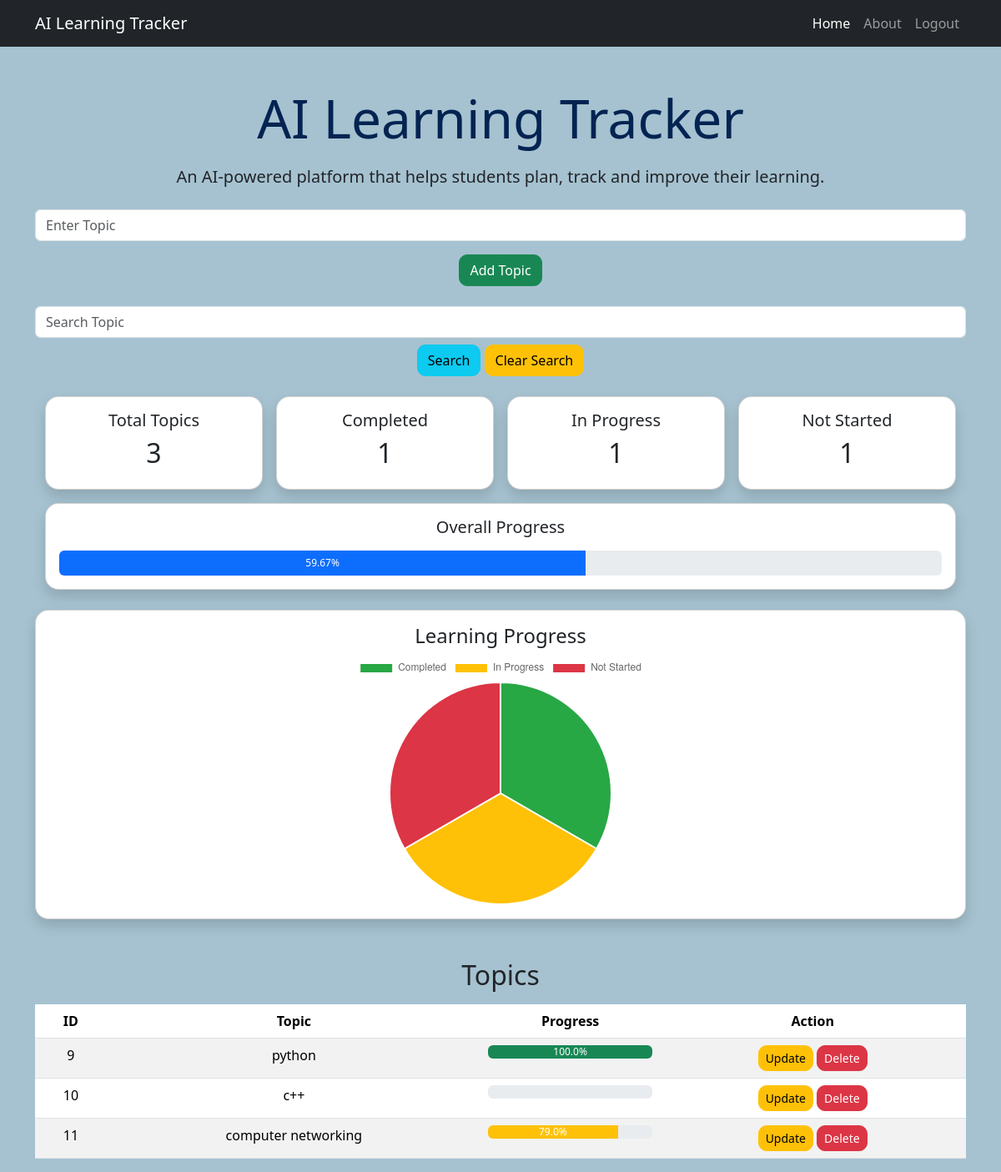
/ (signed in), run on an earlier commit of the app's database.
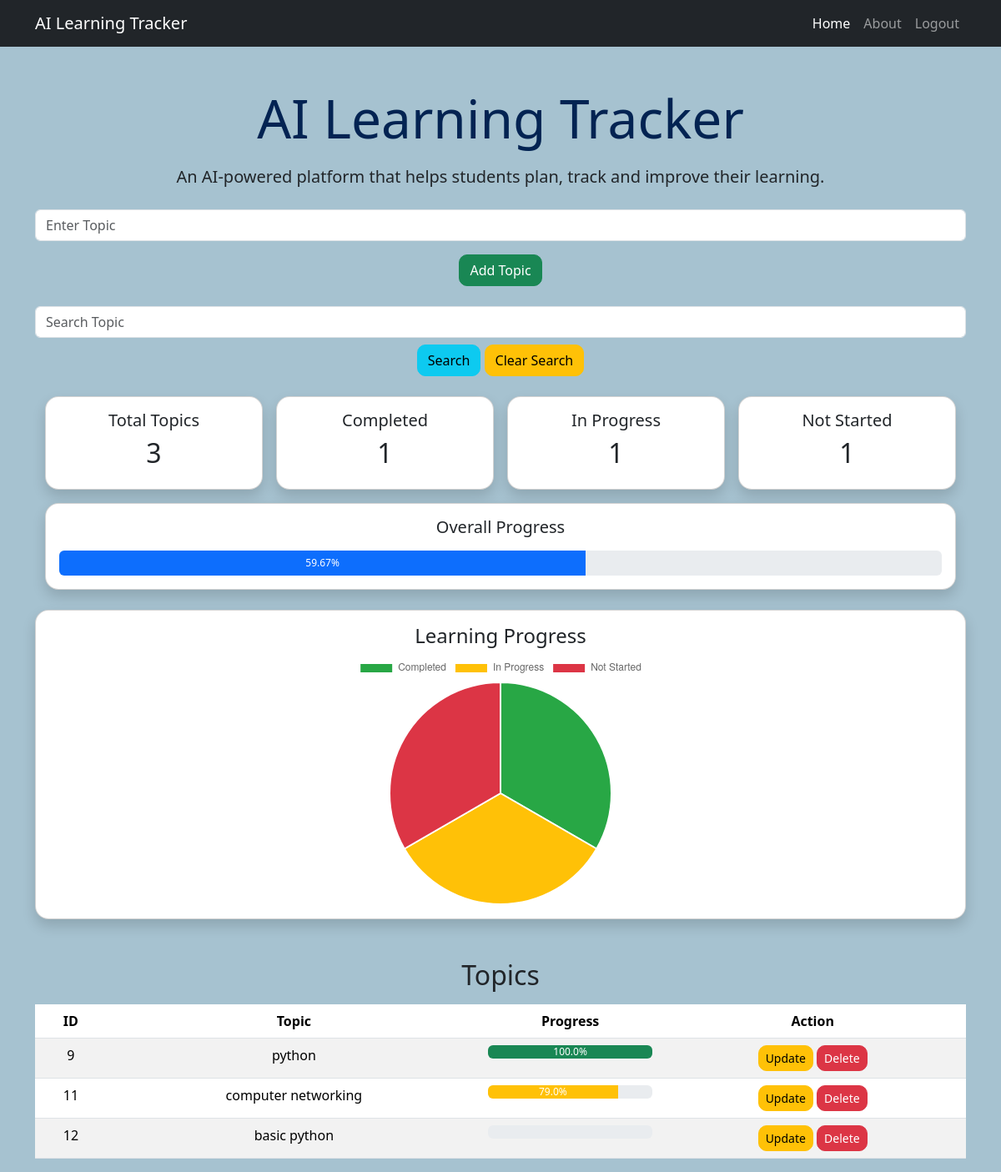
And on a later commit of the database.
### tables this page shows
CREATE TABLE topics(
                            id INTEGER PRIMARY KEY AUTOINCREMENT,
                            topic TEXT NOT NULL,
                            progress REAL NOT NULL,
                            user_id INTEGER NOT NULL
                            );

### app.py (the view, shortened to what this page needs)
@app.route("/", methods=["GET", "POST"])
@login_required
def home():
    search = request.args.get("search")
    stats = database.get_statistics(current_user.id)
    chart_data = {"completed": stats["completed"],"in_progress": stats["in_progress"],"not_started": stats["not_started"]}
    if search:
        tp = database.search_topic(search,current_user.id)
        if not tp:
            flash("Topic not found!", "danger")
            tp = database.view_topics(current_user.id)
    else:
        tp = database.view_topics(current_user.id)
    return render_template("home.html", topics=tp , stats=stats, chart_data=chart_data )

### app.py (called while the page is built)
@login_manager.user_loader
def load_user(user_id):
    data = database.get_user_by_id(user_id)
    if data:
        return User(data[0],data[1],data[2])
    return None

### database.py (called while the page is built)
def get_user_by_id(id):
    with sqlite3.connect("learning.db") as conn:
        cursor = conn.cursor()
        cursor.execute("SELECT * FROM login_details WHERE id = ?",(id,))
        return cursor.fetchone()

def view_topics(user_id):
    with sqlite3.connect("learning.db") as conn:
        cursor = conn.cursor()
        cursor.execute("SELECT * FROM topics WHERE user_id = ?",(user_id,))
        c=cursor.fetchall()
        return c

### templates/home.html
{% extends "base.html" %}
{% block content %}
<div class="container text-center mt-5">
    <h1 class="display-3">AI Learning Tracker</h1>
    <p class="lead mt-3">
        An AI-powered platform that helps students plan, track and improve their learning.
    </p>
    <form method="POST" class="mt-4">
        <input type="text"
            name="topic"
            class="form-control mb-3"
            placeholder="Enter Topic">
        <button type="submit" class="btn btn-success">
            Add Topic
        </button>
    </form>
    <form method="GET" class="mt-4 mb-3">
        <input
            type="text"
            name="search"
            value="{{ request.args.get('search','') }}"
            class="form-control"
            placeholder="Search Topic">
        <button class="btn btn-info mt-2">Search</button>
        <a href="/" class="btn btn-warning mt-2">Clear Search</a>
    </form>
    <div class="container mt-4">
        <div class="row g-3">
            <div class="col-md-3">
                <div class="card shadow rounded-4 text-center">
                    <div class="card-body">
                        <h5>Total Topics</h5>
                        <h2>{{ stats.total }}</h2>
                    </div>
                </div>
            </div>
            <div class="col-md-3">
                <div class="card shadow rounded-4 text-center">
                    <div class="card-body">
                        <h5>Completed</h5>
                        <h2>{{ stats.completed }}</h2>
                    </div>
                </div>
            </div>
            <div class="col-md-3">
                <div class="card shadow rounded-4 text-center">
                    <div class="card-body">
                        <h5>In Progress</h5>
                        <h2>{{ stats.in_progress }}</h2>
                    </div>
                </div>
            </div>
            <div class="col-md-3">
                <div class="card shadow rounded-4 text-center">
                    <div class="card-body">
                        <h5>Not Started</h5>
                        <h2>{{ stats.not_started }}</h2>
                    </div>
                </div>
            </div>
        </div>
        <div class="row mt-3">
            <div class="col-md-12">
                <div class="card shadow rounded-4">
                    <div class="card-body text-center">
                        <h5>Overall Progress</h5>
                        <div class="progress mt-3" style="height:30px;">
                            <div
                                class="progress-bar"
                                role="progressbar"
                                style="width: {{ stats.overall_progress }}%;"
                                aria-valuenow="{{ stats.overall_progress }}"
                                aria-valuemin="0"
                                aria-valuemax="100">
                                {{ stats.overall_progress }}%
                            </div>
                        </div>
                    </div>
                </div>
            </div>
        </div>
    </div>
    <div class="card shadow rounded-4 mt-4 p-3">
        <h4 class="text-center">Learning Progress</h4>
        <div style="height:300px;">
            <canvas id="progressChart"></canvas>
        </div>
    </div>
    <h2 class="mt-5">Topics</h2>
    <table class="table table-striped mt-3">
        <thead>
            <tr>
                <th>ID</th>
                <th>Topic</th>
                <th>Progress</th>
                <th>Action</th>
            </tr>
        </thead>
        <tbody>
            {% for topic in topics %}
            <tr>
                <td>{{ topic[0] }}</td>
                <td>{{ topic[1] }}</td>
                <td>
                    <div class="progress">
                        {% if topic[2] < 40 %}
                            <div
                                class="progress-bar bg-danger"
                                role="progressbar"
                                style="width: {{ topic[2] }}%;">
                                {{ topic[2] }}%
                            </div>
                        {% elif topic[2] < 80 %}
                            <div
                                class="progress-bar bg-warning"
                                role="progressbar"
                                style="width: {{ topic[2] }}%;">
                                {{ topic[2] }}%
                            </div>
                        {% else %}
                            <div
                                class="progress-bar bg-success"
                                role="progressbar"
                                style="width: {{ topic[2] }}%;">
                                {{ topic[2] }}%
                            </div>
                        {% endif %}
                    </div>
                </td>
                <td>
                    <a href="/update/{{ topic[0] }}" class="btn btn-warning btn-sm">Update</a>
                    <a href="/delete/{{ topic[0] }}" class="btn btn-danger btn-sm">Delete</a>
                </td>
            </tr>
            {% endfor %}
        </tbody>
    </table>
</div>
<script>
document.addEventListener("DOMContentLoaded", function () {
    const ctx = document.getElementById("progressChart");
    new Chart(ctx, {
        type: "pie",
        data: {
            labels: ["Completed", "In Progress", "Not Started"],
            datasets: [{
                data: [
                    {{ chart_data.completed }},
                    {{ chart_data.in_progress }},
                    {{ chart_data.not_started }}
                ],
                backgroundColor: ["#28a745","#ffc107","#dc3545"]}]
        },
        options: {responsive: true,maintainAspectRatio: false}
    });
});
</script>
{% endblock %}

### templates/base.html (shortened to what this page needs)
<!DOCTYPE html>
<html lang="en">
<head>
    <link href="https://cdn.jsdelivr.net/npm/bootstrap@5.3.3/dist/css/bootstrap.min.css" rel="stylesheet">
    <link rel="stylesheet" href="{{ url_for('static', filename='css/style.css') }}">
</head>
<body>
    <nav class="navbar navbar-expand-lg navbar-dark bg-dark">
        <div class="container">
            <a class="navbar-brand" href="#">AI Learning Tracker</a>
            <div class="collapse navbar-collapse" id="navbarNav">
                <ul class="navbar-nav ms-auto">
                    <li class="nav-item">
                        <a class="nav-link active" href="/">Home</a>
                    </li>
                    <li class="nav-item">
                        <a class="nav-link" href="/about">About</a>
                    </li>
                    {% if current_user.is_authenticated %}
                        <li class="nav-item">
                            <a class="nav-link" href="/logout">Logout</a>
                        </li>
                    {% else %}
                        <li class="nav-item">
                        <a href="/login" class="nav-link">Login</a>
                        </li>
                    {% endif %}
                </ul>
            </div>
        </div>
    </nav>
    {% block content %}
    {% endblock %}
    <link rel="stylesheet" href="https://cdn.jsdelivr.net/npm/bootstrap-icons@1.11.3/font/bootstrap-icons.min.css">
</body>
</html>

### static/css/style.css (style rules this page uses)
body { background-color: #a6c2d0; }
h1 { color: #032352; font-weight: bold; }
p { font-size: 18px; }
.btn { border-radius: 10px; }

What changed in the data, as far as the page shows it:
removed topics: id "10", topic "c++"
added topics: id "12", topic "basic python"
